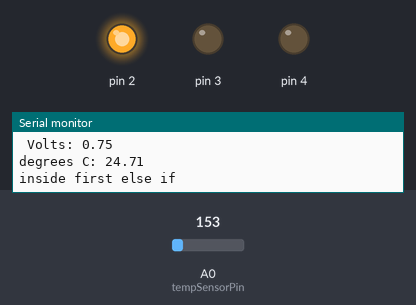
Recording of a sketch running on a simulated Arduino Uno, built with avr-gcc and run on an emulated ATmega328P. On the bench: output pins drawn as LEDs (lit = HIGH), the last lines printed to the serial monitor. The test bench sets the inputs (shaded band); at power-on: A0 (tempSensorPin) = 153.

Above: at 1.8 s.
1.9 s: A0 (tempSensorPin) set to 140
At 3.8 s:
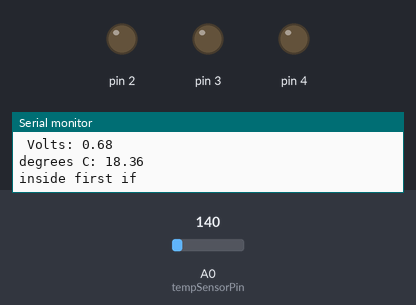
6.0 s: A0 (tempSensorPin) set to 165
At 7.2 s:
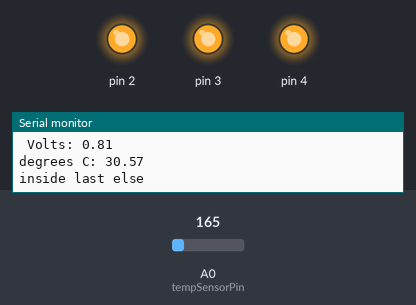
Timing chart, 0 to 9.0 s (numbered marks = the images above; inputs shaded):
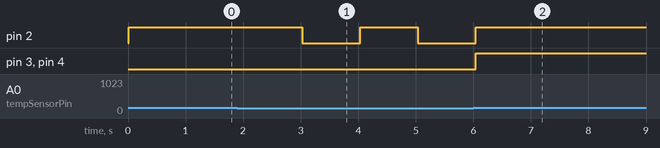

Measured:
- the behaviour switches between 151 and 150 on A0 (tempSensorPin) (found by bisection; images 0 and 1)
- after the input at 1.9 s, pin 2: HIGH → LOW after 1.1 s, → HIGH 1.0 s later, → LOW 1.0 s later
- after the input at 6.0 s, pin 2: goes on until 6.0 s, then stays HIGH; pin 3, pin 4: LOW → HIGH at once

The sketch:

termoLeds.ino
```cpp
const int tempSensorPin = A0; // a constant holding the name of the sensor pin that will be used
const float baseLineTemperature = 23.29; // this is the temperature in celcius, that will be used to indicate when an led should be lit
int currentPin2 = LOW;


void setup(){
  Serial.begin(9600);

  for(int i = 0; i < 3; i++){
    int pinNumber = i+2;
    pinMode(pinNumber, OUTPUT);
    digitalWrite(pinNumber, LOW);

  }
}

void loop(){
  int sensorValue = analogRead(tempSensorPin);
  Serial.print("Sensor value: ");
  Serial.println(sensorValue);

  // convert the ADC reading to voltage
  float voltage = (sensorValue/1024.0) * 5.0;

  Serial.print("\n Volts: ");
  Serial.println(voltage);

  float temperature = (voltage - 0.5) * 100;
  Serial.print("degrees C: ");
  Serial.println(temperature);

  if(temperature < baseLineTemperature){
    Serial.println("inside first if");
    currentPin2 = (currentPin2 == HIGH)? LOW : HIGH;
    digitalWrite(2, currentPin2);
    digitalWrite(3, LOW);
    digitalWrite(4, LOW);
  } else if(temperature > baseLineTemperature && temperature < baseLineTemperature+2){
    Serial.println("inside first else if");
    digitalWrite(2, HIGH);
    digitalWrite(3, LOW);
    digitalWrite(4, LOW);
  }else if(temperature > baseLineTemperature+2 && temperature < baseLineTemperature+4){
    Serial.println("inside second else if");
    digitalWrite(2, HIGH);
    digitalWrite(3, HIGH);
    digitalWrite(4, LOW);
  } else{
    Serial.println("inside last else");
    digitalWrite(2, HIGH);
    digitalWrite(3, HIGH);
    digitalWrite(4, HIGH);
  }

  delay(1000);
}
```
